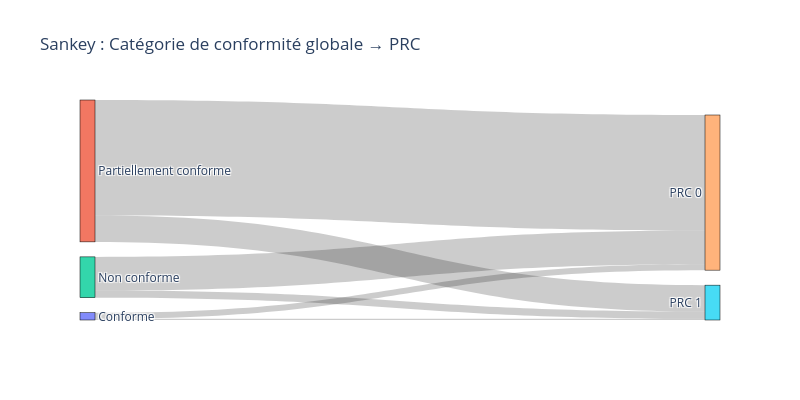

Notebook code cell kept with this figure:
### Code cell
import plotly.graph_objects as go


if "PRC" in df_patientes_global.columns:
    df_patientes_global = df_patientes_global.drop(columns=["PRC"])

# 2. On merge
df_patientes_global = df_patientes_global.merge(
    prc_patients, on="ID_PATIENT", how="left"
)

# 3. On crée le label PRC (sans souci de suffixe !)
df_patientes_global["PRC_Label"] = df_patientes_global["PRC"].map({0: "PRC 0", 1: "PRC 1"})


# 2. Grouper par Catégorie de conformité et PRC
links = (
    df_patientes_global.groupby(['Catégorie_Conformité_Globale', 'PRC_Label'])["ID_PATIENT"]
    .nunique()
    .reset_index(name="count")
)

# 3. Labels pour Sankey
cat_labels = ["Conforme", "Partiellement conforme", "Non conforme", "N/A"]
prc_labels = ["PRC 0", "PRC 1"]
labels = cat_labels + prc_labels
label_indices = {k: v for v, k in enumerate(labels)}

sources = links['Catégorie_Conformité_Globale'].map(label_indices)
targets = links['PRC_Label'].map(label_indices)
values = links["count"]

# 4. Sankey
fig = go.Figure(go.Sankey(
    node=dict(
        pad=15, thickness=15, line=dict(color="black", width=0.5),
        label=labels
    ),
    link=dict(
        source=sources,
        target=targets,
        value=values
    )
))
fig.update_layout(title="Sankey : Catégorie de conformité globale → PRC", font_size=12, width=800, height=400)
fig.show()

### Figure 1 — Plotly figure (JSON) as saved in the notebook; plotly's stock layout.template omitted (floating-point values rounded to 4 significant figures)
{"data": [{"link": {"source": [0, 0, 2, 2, 1, 1], "target": [4, 5, 4, 5, 4, 5], "value": [29, 6, 162, 35, 557, 127]}, "node": {"label": ["Conforme", "Partiellement conforme", "Non conforme", "N/A", "PRC 0", "PRC 1"], "line": {"color": "black", "width": 0.5}, "pad": 15, "thickness": 15}, "type": "sankey"}], "layout": {"font": {"size": 12}, "height": 400, "title": {"text": "Sankey : Catégorie de conformité globale → PRC"}, "width": 800}}
